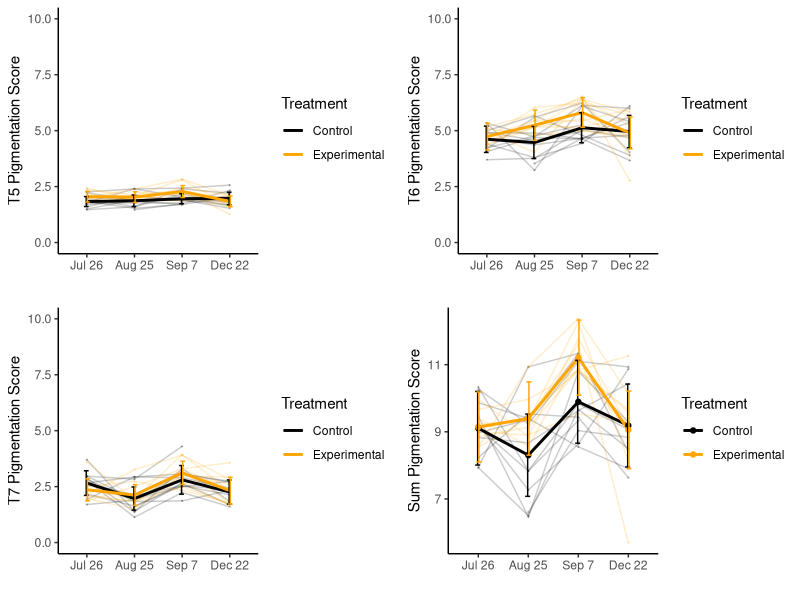
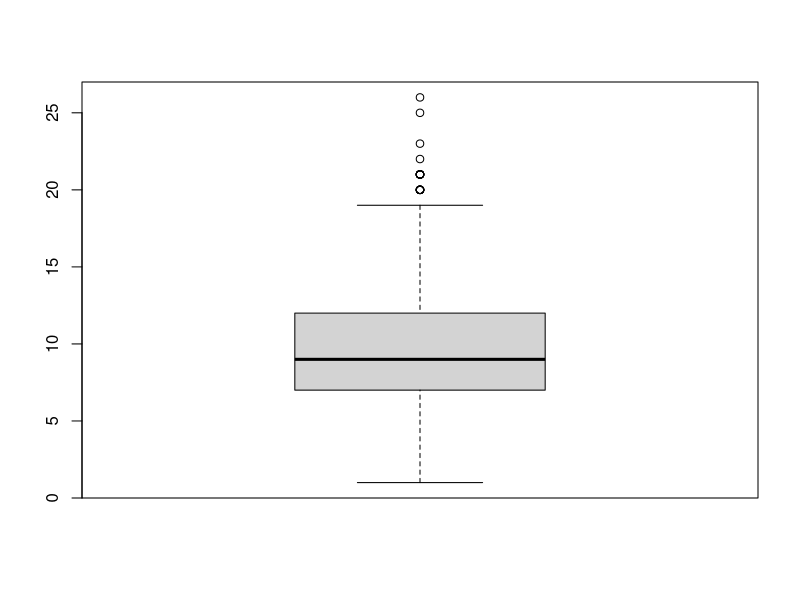
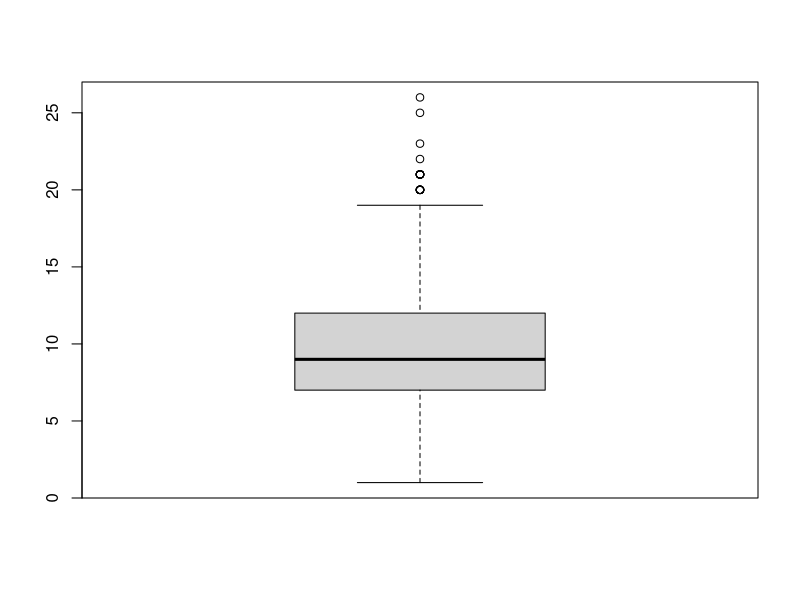
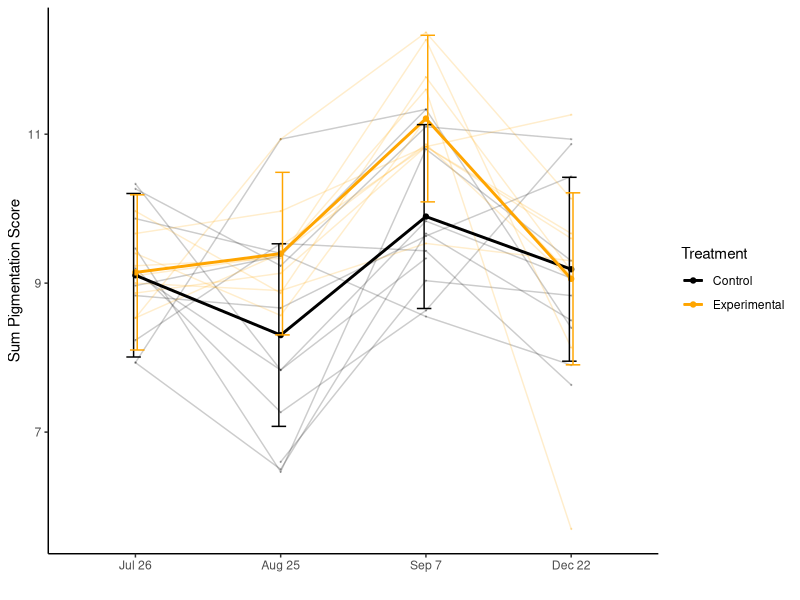

Recreate these plots in R, in order. (Note: this script raises an error after producing the figures.)
## ---- chunk 1
library(tidyverse)
library(gridExtra) # for arranging multiple plots in 1 image
## ---- chunk 2
raw_pigmentation1 <- read.csv("./data/Caitlynn_PigmentationData.csv")
raw_pigmentation2 <- read.csv("./data/Andy_PigmentationData.csv")
pigmentation_master <- read.csv("./data/Samples_Master.csv")

# Combine data and recompute sums
raw_pigmentation1 <- raw_pigmentation1 %>% rename(Rand_ID = Tube.)
pigmentation_wTPs28 <- rbind(raw_pigmentation1[1:5], raw_pigmentation2[1:5])
pigmentation_wTPs28 <- pigmentation_wTPs28 %>% mutate("Sum" = T5 + T6 + T7)

# Merge using Rand_ID
pigmentation_wTPs28 <- merge(pigmentation_wTPs28, pigmentation_master)
write.csv(pigmentation_wTPs28, "pigmentation_wTPs28.csv")

# Notes:
# - raw_pigmentation1 row 1557 malformed
# - no data for Rand_ID 13
## ---- chunk 3
pigmentation <- pigmentation_wTPs28[!(pigmentation_wTPs28$TP==2 |pigmentation_wTPs28$TP==8),]
write.csv(pigmentation, "pigmentation.csv")
## ---- chunk 4
# pigmentation <- read.csv("pigmentation.csv")

pigmentation_nadrop <- drop_na(pigmentation) # TEMP CODE, Removed NAs to visualize
pigmentation_by_TP_cage <- pigmentation_nadrop %>% # TEMP CODE, Removed NAs to visualize
# pigmentation_by_TP_cage <- pigmentation %>% 
  group_by(TP, Treatment, Cage) %>% 
  summarise(
    T5 = mean(T5),
    T6 = mean(T6),
    T7 = mean(T7),
    Sum = mean(Sum)
  ) %>% 
  mutate(
    Cage = paste(Treatment, Cage, sep="-"),
    TP = as.factor(TP),
    Treatment = case_when(
      Treatment == "E" ~ "Control",
      Treatment == "P" ~ "Experimental"
    )
  ) 

write.csv(pigmentation_by_TP_cage, "pigmentation_by_TP_cage_nadrop.csv") # TEMP CODE, Removed NAs to visualize
# write.csv(pigmentation_by_TP_cage, "pigmentation_by_TP_cage.csv")

summary(pigmentation_by_TP_cage[4:7])
## ---- chunk 5
# pigmentation <- read.csv("pigmentation.csv")

pigmentation_nadrop <- drop_na(pigmentation) # TEMP CODE, Removed NAs to visualize
pigmentation_by_TP_treatment <- pigmentation_nadrop %>% # TEMP CODE, Removed NAs to visualize
# pigmentation_by_TP_treatment <- pigmentation %>% 
  group_by(TP, Treatment) %>%
  summarise(
    se5 = sd(T5)/sqrt(10),
    se6 = sd(T6)/sqrt(10),
    se7 = sd(T7)/sqrt(10),
    seSum = sd(Sum)/sqrt(10),
    T5 = mean(T5),
    T6 = mean(T6),
    T7 = mean(T7),
    Sum = mean(Sum),
    ) %>% 
    mutate(
      TP = as.factor(TP),
      Treatment = case_when(
        Treatment == "E" ~ "Control",
        Treatment == "P" ~ "Experimental"
      )
    )

write.csv(pigmentation_by_TP_treatment, "pigmentation_by_TP_treatment_nadrop.csv") # TEMP CODE
# write.csv(pigmentation_by_TP_Treatment, "pigmentation_by_TP_Treatment.csv")

summary(pigmentation_by_TP_cage[4:7])
## ---- chunk 6
# Use these .csv files if data frames have not been fixed
# pigmentation_by_TP_treatment <- read.csv("pigmentation_by_TP_cage_nadrop.csv")
# pigmentation_by_TP_treatment <- read.csv("pigmentation_by_TP_treatment_nadrop.csv")

# pigmentation_by_TP_treatment <- read.csv("pigmentation_by_TP_cage.csv")
# pigmentation_by_TP_treatment <- read.csv("pigmentation_by_TP_treatment.csv")
## ---- chunk 7
p1 <- ggplot(
  data=pigmentation_by_TP_cage,
  aes(x=TP, y=T5, group=Treatment, color=Treatment)
) + 
geom_line(aes(group=Cage), alpha=0.2) + # Cage pigmentation
geom_point(aes(color=Treatment), size= 0.2, alpha = 0.2) +  # Cage pigmentation
geom_line(data=pigmentation_by_TP_treatment, aes(x=TP, y=T5), size=1) +  # Treatment pigmentation
geom_errorbar(data=pigmentation_by_TP_treatment, aes(y=T5, ymin=T5-se5, ymax=T5+se5), width=.2,
               position=position_dodge(0.05)) + # Treatment pigmentation
scale_color_manual(values=c("black","orange")) +
scale_x_discrete(
  labels = c("Jul 26",  "Aug 25", "Sep 7", "Dec 22"),
) +
ylim(0, 10) +
labs( y = "T5 Pigmentation Score",  x="") +
theme_classic() # +
# theme(
#   axis.title.x = element_text(size = 0),
#   axis.title.y = element_text(size = 30),
#   axis.text.x = element_text(size = 30),
#   axis.text.y = element_text(size = 30),
#   )  

p2 <- ggplot(
  data=pigmentation_by_TP_cage,
  aes(x=TP, y=T6, group=Treatment, color=Treatment)
) + 
geom_line(aes(group=Cage), alpha=0.2) + # Cage pigmentation
geom_point(aes(color=Treatment), size= 0.2, alpha = 0.2) + # Cage pigmentation
geom_line(data=pigmentation_by_TP_treatment, aes(x=TP, y=T6), size=1) + # Treatment pigmentation
geom_errorbar(data=pigmentation_by_TP_treatment, aes(y=T6, ymin=T6-se6, ymax=T6+se6), width=.2,
               position=position_dodge(0.05)) + # Treatment pigmentation
scale_color_manual(values=c("black","orange")) +
scale_x_discrete(
  labels = c("Jul 26",  "Aug 25", "Sep 7", "Dec 22"),
) +
ylim(0, 10) +
labs( y = "T6 Pigmentation Score",  x="") +
theme_classic() # +
# theme(
#   axis.title.x = element_text(size = 0),
#   axis.title.y = element_text(size = 30),
#   axis.text.x = element_text(size = 30),
#   axis.text.y = element_text(size = 30),
#   )  

p3 <- ggplot(
  data=pigmentation_by_TP_cage,
  aes(x=TP, y=T7, group=Treatment, color=Treatment)
) + 
geom_line(aes(group=Cage), alpha=0.2) + # Cage pigmentation
geom_point(aes(color=Treatment), size= 0.2, alpha = 0.2) + # Cage pigmentation
geom_line(data=pigmentation_by_TP_treatment, aes(x=TP, y=T7), size=1) + # Treatment pigmentation
geom_errorbar(data=pigmentation_by_TP_treatment, aes(y=T7, ymin=T7-se7, ymax=T7+se7), width=.2,
               position=position_dodge(0.05)) + # Treatment pigmentation
scale_color_manual(values=c("black","orange")) +
scale_x_discrete(
  labels = c("Jul 26",  "Aug 25", "Sep 7", "Dec 22"),
) +
ylim(0, 10) +
labs( y = "T7 Pigmentation Score",  x="") +
theme_classic() # +
# theme(
#   axis.title.x = element_text(size = 0),
#   axis.title.y = element_text(size = 30),
#   axis.text.x = element_text(size = 30),
#   axis.text.y = element_text(size = 30),
#   )  

p4 <- ggplot(
  data=pigmentation_by_TP_cage,
  aes(x=TP, y=Sum, group=Treatment, color=Treatment)
) + 
geom_line(aes(group=Cage), alpha=0.2) + # Cage pigmentation
geom_point(aes(color=Treatment), size= 0.2, alpha = 0.2) + # Cage pigmentation
geom_line(data=pigmentation_by_TP_treatment, aes(x=TP, y=Sum), size=1) +
geom_point(data=pigmentation_by_TP_treatment, aes(x=TP, y=Sum)) + # Treatment pigmentation
geom_errorbar(data=pigmentation_by_TP_treatment, aes(y=Sum, ymin=Sum-seSum, ymax=Sum+seSum), width=.2,     
              position=position_dodge(0.05)) + # Treatment pigmentation
scale_color_manual(values=c("black","orange")) +
scale_x_discrete(
  labels = c("Jul 26",  "Aug 25", "Sep 7", "Dec 22"),
) +
labs(y = "Sum Pigmentation Score",  x="") +
theme_classic() # +
# theme(
#   axis.title.x = element_text(size = 0),
#   axis.title.y = element_text(size = 28),
#   axis.text.x = element_text(size = 30),
#   axis.text.y = element_text(size = 30),
#   legend.title = element_text(size = 30),
#   legend.text = element_text(size = 25)
#   )  

grid.arrange(p1, p2, p3, p4)
ggsave("pigmentation_plots.png") # Only saves sum plot
## ---- chunk 8
# pigmentation <- read.csv("pigmentation.csv")
# pigmentation_nadrop <- drop_na(pigmentation)
## ---- chunk 9
shapiro.test(pigmentation_nadrop$Sum)

boxplot(pigmentation_nadrop$Sum)
boxplot(pigmentation_nadrop$Sum)
## ---- chunk 10
pigmentation_nadrop_log <- pigmentation_nadrop %>% mutate(log.Sum = log(Sum))
## ---- chunk 11
stats_time_pigmentation <- data.frame(treatment=character(), time_frame=integer(), p=double())

for (group in unique(pigmentation_nadrop_log$Treatment)) {
  time_gap = 1
  for (dates in list(c(3, 7), c(7, 9), c(9, 13))) {
    data_sub <- pigmentation_nadrop_log %>% filter(TP %in% dates & Treatment == group)
    
    full.model = lmer(log.Sum ~ TP + (1|Experimenter) + (1|Sample), data=data_sub, REML=FALSE)
    noTP.model = lmer(log.Sum ~ (1|Experimenter) + (1|Sample), data=data_sub, REML=FALSE)
    p = anova(full.model, noTP.model)[2,8]
    
    stats_time_pigmentation  <- rbind(stats_time_pigmentation, data.frame(treatment=c(group), time_frame=c(time_gap), p=c(p)))
    time_gap = time_gap + 1
  }
}

# Make easier to interpret
stats_time_pigmentation_simple <- stats_time_pigmentation  %>%
  mutate(
    time_frame = case_when(
      # time_frame == 1 ~ "Jul 26 - Aug 25",
      # time_frame == 2 ~ "Aug 25 - Sep 7",
      # time_frame == 3 ~ "Sep 7 - Dec 22"
      time_frame == 1 ~ "07-26 to 08-25",
      time_frame == 2 ~ "08-25 to 09-07",
      time_frame == 3 ~ "09-07 to 12-22"
    ),
    p = case_when(
      p < 0.001 ~ "<0.001",
      p >= 0.001 ~ as.character(round(p, digits=3))
    ),
    sig = case_when(
      p < 0.05 ~ "*",
      p >= 0.001 ~ ""
    )
  )

write.csv(stats_time_pigmentation_simple, "stats_time_pigmentation.csv")
stats_time_pigmentation_simple
## ---- chunk 12
stats_treatment_pigmentation <- data.frame(TP=integer(), p=double())

for (tp in c(3, 7, 9, 13)) {
  data_sub <- pigmentation_nadrop_log %>% filter(TP == tp)
  full.model = lmer(log.Sum ~ Treatment + (1|Experimenter) + (1|Sample), data=data_sub, REML=FALSE)
  noTreatment.model = lmer(log.Sum ~ (1|Experimenter) + (1|Sample), data=data_sub, REML=FALSE)
  p = anova(full.model, noTreatment.model)[2,8]
  stats_treatment_pigmentation <- rbind(stats_treatment_pigmentation, data.frame(TP=c(tp), p=c(p)))
}

# Make easier to interpret
stats_treatment_pigmentation_simple <- stats_treatment_pigmentation %>%
  mutate(
    date = case_when(
      TP == 3 ~ "07-26",
      TP == 7 ~ "08-25",
      TP == 9 ~ "09-07",
      TP == 13 ~ "12-22"
      # TP == 3 ~ "Jul 26",
      # TP == 7 ~ "Aug 25",
      # TP == 9 ~ "Sep 7",
      # TP == 13 ~ "Dec 22"
    ),
    p = case_when(
      p < 0.001 ~ "<0.001",
      p >= 0.001 ~ as.character(round(p, digits=3))
    ),
    sig = case_when(
      p < 0.05 ~ "*",
      p >= 0.001 ~ ""
    )
  ) %>% 
  select(date, p, sig)

write.csv(stats_treatment_pigmentation_simple, "stats_treatment_pigmentation.csv")
stats_treatment_pigmentation_simple 
